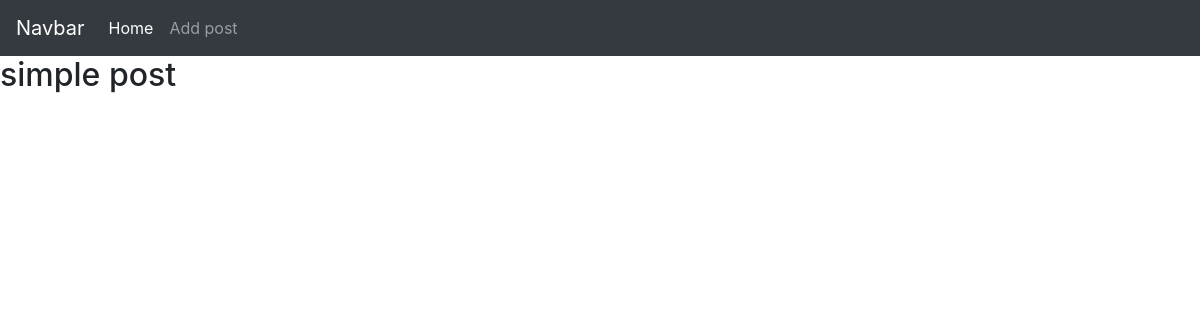
Page /post/ on the earlier database version.
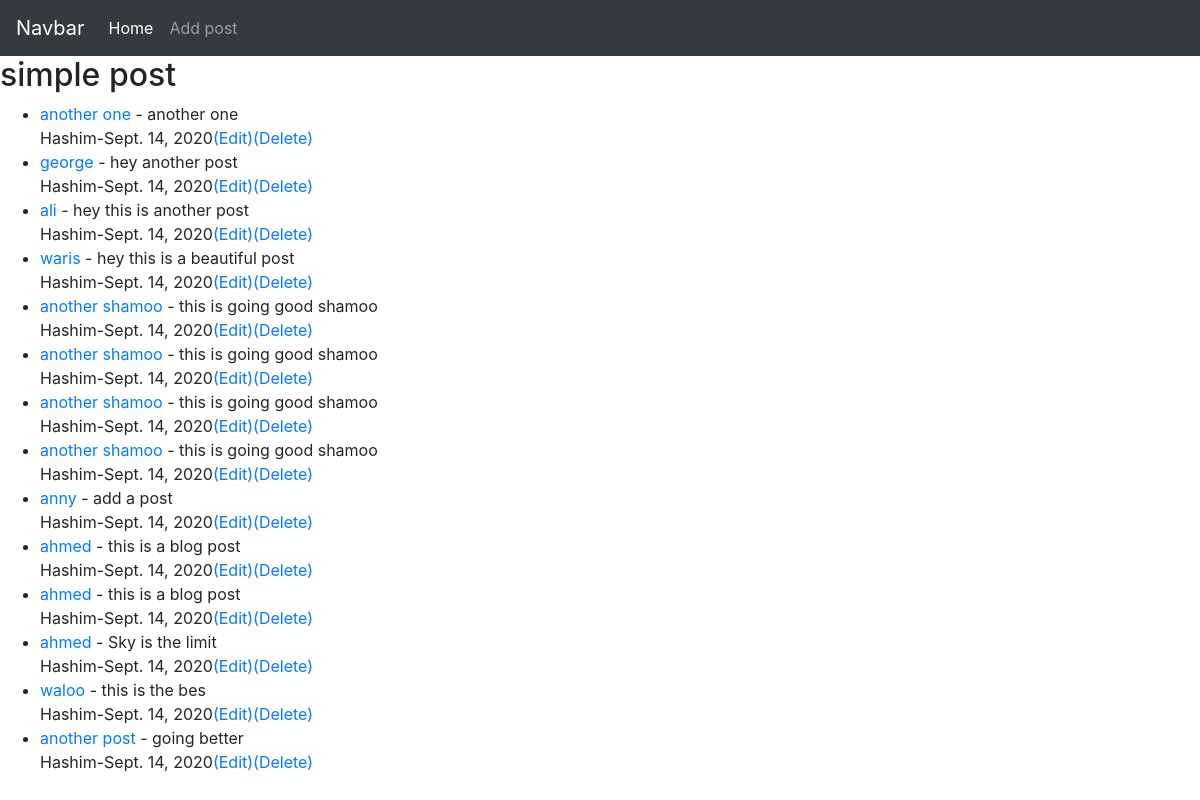
Same page on the later database version.
### bestproducts/models.py (models this page shows, shortened)
class Post (models.Model):
	title = models.CharField(max_length=255)
	author = models.ForeignKey(User, on_delete=models.CASCADE)
	body = models.TextField()
	date_field = models.DateField(auto_now_add=True)

### bestproducts/views.py (the view)
# urls.py: path("post/", Postview.as_view(),name="post"),
class Postview(ListView):
	model = Post
	template_name = "post.html"
	ordering = ['-id']

### bestproducts/templates/post.html (shortened to what this page needs)
{% extends "base.html"  %}
{% block content %}
<h2>simple post</h2>
<ul>
{% for field in object_list %}
    <li><a href="{% url 'article' field.pk %}">{{field.title}}</a> - {{field.body}}<br/>
    {{field.author}}-{{field.date_field}}<a href="{% url 'update_post' field.pk %}">(Edit)</a><a href="{% url 'delete_post' field.pk %}">(Delete)</a></li>
{% endfor %}
</ul>
{% endblock %}

### bestproducts/templates/base.html (shortened to what this page needs)
<!doctype html>
<html lang="en">
  <head>
    <link rel="stylesheet" href="https://maxcdn.bootstrapcdn.com/bootstrap/4.0.0/css/bootstrap.min.css">
  </head>
    <body>
      <nav class="navbar navbar-expand-lg navbar-dark bg-dark">
  <a class="navbar-brand" href="#">Navbar</a>
  <div class="collapse navbar-collapse" id="navbarSupportedContent">
    <ul class="navbar-nav mr-auto">
      <li class="nav-item active">
        <a class="nav-link" href="#">Home <span class="sr-only">(current)</span></a>
      </li>
      <li class="nav-item">
        <a class="nav-link" href="{% url 'add_blog' %}">Add post</a>
      </li>
    </ul>
  </div>
</nav>
    <div>
    {% block content %}
    {% endblock %}
  </div>
  </body>
</html>

Differences in the rows shown:
added Post: title "another one", body "another one", author "Hashim", date_field "Sept. 14, 2020"
added Post: title "george", body "hey another post", author "Hashim", date_field "Sept. 14, 2020"
added Post: title "ali", body "hey this is another post", author "Hashim", date_field "Sept. 14, 2020"
added Post: title "waris", body "hey this is a beautiful post", author "Hashim", date_field "Sept. 14, 2020"
added Post: title "another shamoo", body "this is going good shamoo", author "Hashim", date_field "Sept. 14, 2020"
added Post: title "another shamoo", body "this is going good shamoo", author "Hashim", date_field "Sept. 14, 2020"
added Post: title "another shamoo", body "this is going good shamoo", author "Hashim", date_field "Sept. 14, 2020"
added Post: title "another shamoo", body "this is going good shamoo", author "Hashim", date_field "Sept. 14, 2020"
added Post: title "anny", body "add a post", author "Hashim", date_field "Sept. 14, 2020"
added Post: title "ahmed", body "this is a blog post", author "Hashim", date_field "Sept. 14, 2020"
added Post: title "ahmed", body "this is a blog post", author "Hashim", date_field "Sept. 14, 2020"
added Post: title "ahmed", body "Sky is the limit", author "Hashim", date_field "Sept. 14, 2020"
added Post: title "waloo", body "this is the bes", author "Hashim", date_field "Sept. 14, 2020"
added Post: title "another post", body "going better", author "Hashim", date_field "Sept. 14, 2020"
